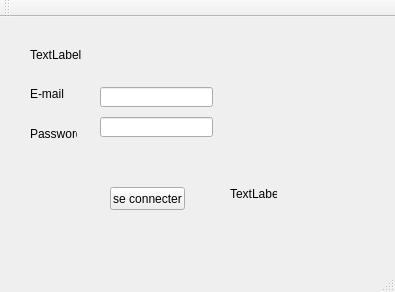
<?xml version="1.0" encoding="UTF-8"?>
<ui version="4.0">
 <class>MainWindow</class>
 <widget class="QMainWindow" name="MainWindow">
  <property name="geometry">
   <rect>
    <x>0</x>
    <y>0</y>
    <width>395</width>
    <height>292</height>
   </rect>
  </property>
  <property name="windowTitle">
   <string>MainWindow</string>
  </property>
  <widget class="QWidget" name="centralWidget">
   <widget class="QLabel" name="label">
    <property name="geometry">
     <rect>
      <x>30</x>
      <y>70</y>
      <width>47</width>
      <height>13</height>
     </rect>
    </property>
    <property name="text">
     <string>E-mail</string>
    </property>
   </widget>
   <widget class="QLabel" name="label_2">
    <property name="geometry">
     <rect>
      <x>30</x>
      <y>110</y>
      <width>47</width>
      <height>13</height>
     </rect>
    </property>
    <property name="text">
     <string>Password</string>
    </property>
   </widget>
   <widget class="QLineEdit" name="username">
    <property name="geometry">
     <rect>
      <x>100</x>
      <y>70</y>
      <width>113</width>
      <height>20</height>
     </rect>
    </property>
   </widget>
   <widget class="QLineEdit" name="password">
    <property name="geometry">
     <rect>
      <x>100</x>
      <y>100</y>
      <width>113</width>
      <height>20</height>
     </rect>
    </property>
    <property name="inputMask">
     <string/>
    </property>
    <property name="text">
     <string/>
    </property>
    <property name="echoMode">
     <enum>QLineEdit::Password</enum>
    </property>
   </widget>
   <widget class="QLabel" name="l_titre">
    <property name="geometry">
     <rect>
      <x>30</x>
      <y>30</y>
      <width>81</width>
      <height>16</height>
     </rect>
    </property>
    <property name="text">
     <string>TextLabel</string>
    </property>
   </widget>
   <widget class="QPushButton" name="pushButton">
    <property name="geometry">
     <rect>
      <x>110</x>
      <y>170</y>
      <width>75</width>
      <height>23</height>
     </rect>
    </property>
    <property name="text">
     <string>se connecter</string>
    </property>
   </widget>
   <widget class="QLabel" name="label_3">
    <property name="geometry">
     <rect>
      <x>230</x>
      <y>170</y>
      <width>47</width>
      <height>13</height>
     </rect>
    </property>
    <property name="text">
     <string>TextLabel</string>
    </property>
   </widget>
  </widget>
  <widget class="QMenuBar" name="menuBar">
   <property name="geometry">
    <rect>
     <x>0</x>
     <y>0</y>
     <width>395</width>
     <height>21</height>
    </rect>
   </property>
  </widget>
  <widget class="QToolBar" name="mainToolBar">
   <attribute name="toolBarArea">
    <enum>TopToolBarArea</enum>
   </attribute>
   <attribute name="toolBarBreak">
    <bool>false</bool>
   </attribute>
  </widget>
  <widget class="QStatusBar" name="statusBar"/>
 </widget>
 <layoutdefault spacing="6" margin="11"/>
 <resources/>
 <connections/>
</ui>
